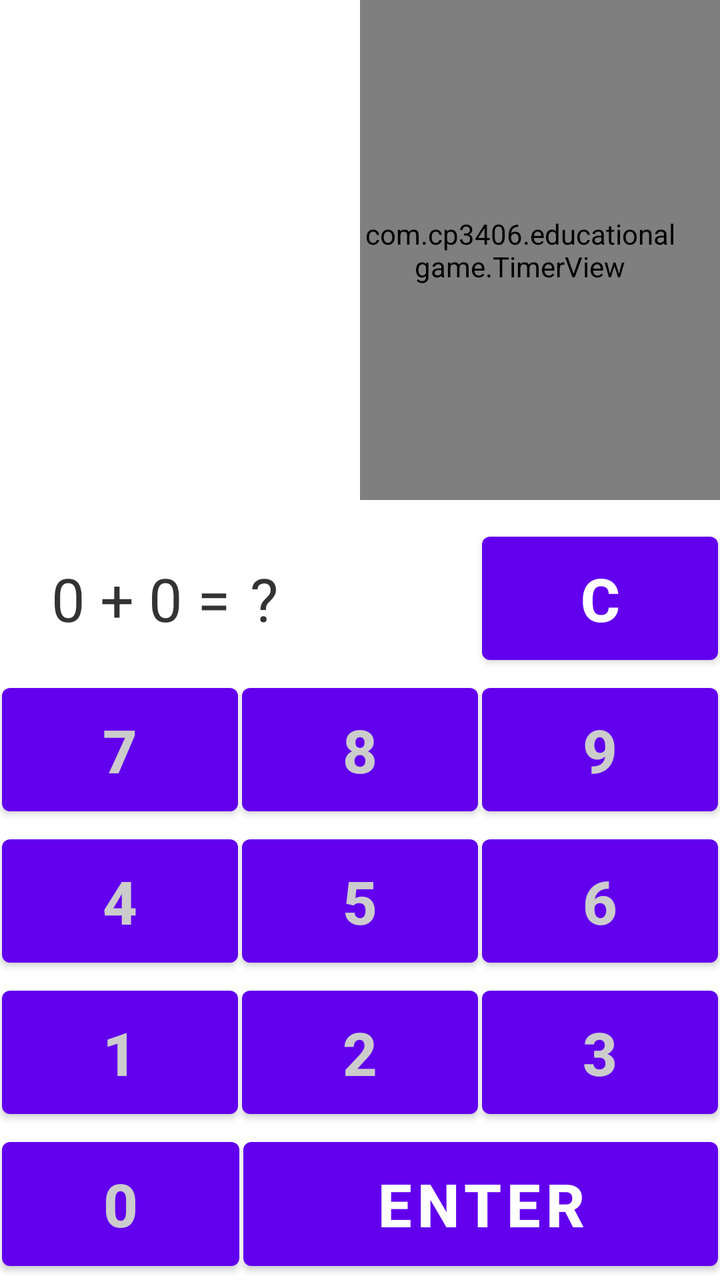
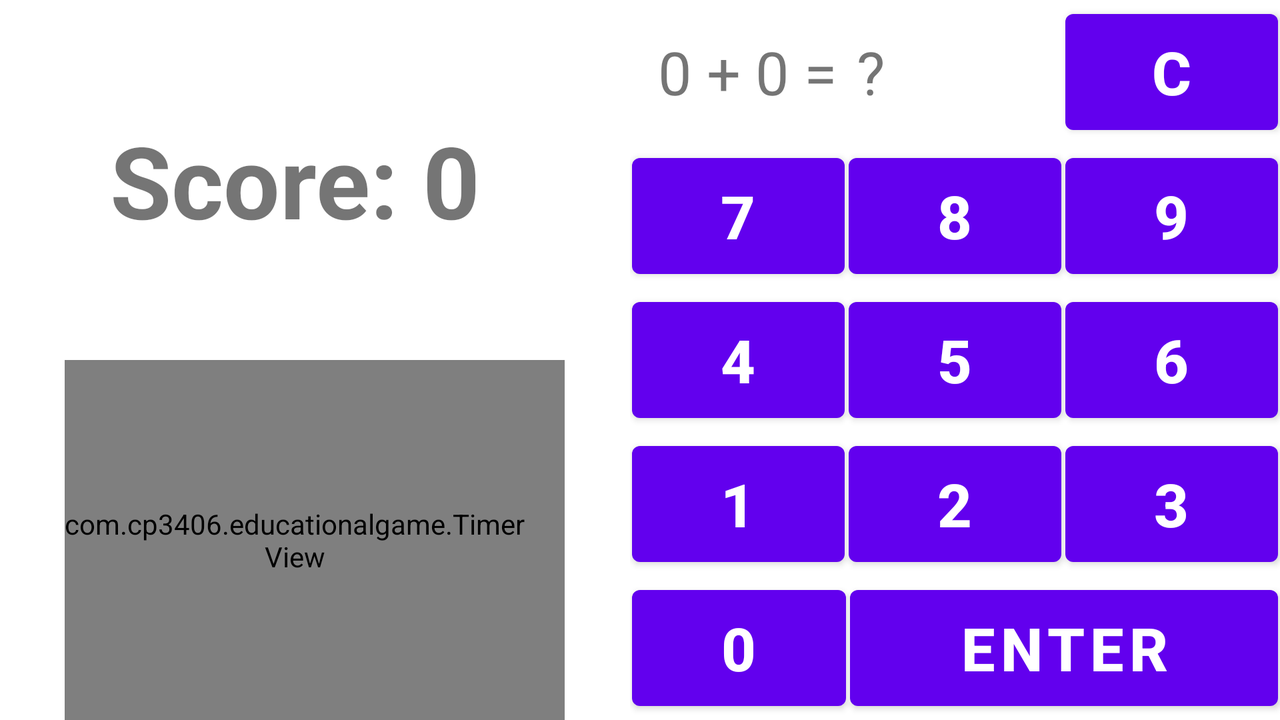

First picture: res/layout/ on a phone held upright. Second picture: the repository's own variant of that layout, on a device whose configuration matches the variant's folder. Source for both follows.
<!-- AndroidManifest.xml: application theme Theme.EducationalGame -->
<!-- res/layout/activity_play.xml -->
<androidx.appcompat.widget.LinearLayoutCompat xmlns:android="http://schemas.android.com/apk/res/android"
    android:layout_width="match_parent"
    android:layout_height="match_parent"
    xmlns:app="http://schemas.android.com/apk/res-auto"
    android:orientation="vertical">
    <LinearLayout
        android:layout_width="fill_parent"
        android:layout_height="wrap_content"
        android:layout_weight="1"
        android:orientation="horizontal">

        <TextView
            android:id="@+id/score"
            android:layout_width="0dp"
            android:layout_height="wrap_content"
            android:layout_weight="1"
            android:gravity="center|start"
            android:paddingStart="0dp"
            android:paddingEnd="20dp"
            android:text="@string/inital_score"
            android:textColor="#ffffffff"
            android:textSize="20sp"
            android:textStyle="bold" />

        <com.cp3406.educationalgame.TimerView
            android:id="@+id/timer"
            android:layout_width="0dp"
            android:layout_height="250sp"
            android:layout_weight="1"
            android:gravity="center|end"
            android:paddingEnd="20dp"
            android:textColor="#ffffffff"
            android:textSize="20sp"
            android:textStyle="bold"
            app:progress="35"
            app:progressBarThickness="8sp"/>

    </LinearLayout>

    <LinearLayout
        android:layout_width="fill_parent"
        android:layout_height="wrap_content"
        android:layout_weight="1"
        android:orientation="horizontal" >

        <TextView
            android:id="@+id/question"
            android:layout_width="0dp"
            android:layout_height="match_parent"
            android:layout_marginBottom="2dp"
            android:layout_marginStart="2dp"
            android:layout_marginTop="2dp"
            android:layout_weight="1"
            android:background="#ffffffff"
            android:gravity="center|end"
            android:padding="5dp"
            android:text="@string/initial_question"
            android:textColor="#ff333333"
            android:textSize="30sp" />

        <TextView
            android:id="@+id/answer"
            android:layout_width="0dp"
            android:layout_height="match_parent"
            android:layout_marginBottom="2dp"
            android:layout_marginEnd="2dp"
            android:layout_marginTop="2dp"
            android:layout_weight="1"
            android:background="#ffffffff"
            android:gravity="center|start"
            android:padding="5dp"
            android:text="@string/initial_answer"
            android:textColor="#ff333333"
            android:textSize="30sp" />

        <Button
            android:id="@+id/clear"
            android:layout_width="0dp"
            android:layout_height="match_parent"
            android:layout_margin="1dp"
            android:layout_weight="1"
            android:gravity="center"
            android:padding="5dp"
            android:text="@string/clear"
            android:textColor="#FFFFFF"
            android:textSize="30sp"
            android:textStyle="bold" />
    </LinearLayout>

    <LinearLayout
        android:layout_width="fill_parent"
        android:layout_height="wrap_content"
        android:layout_weight="1"
        android:orientation="horizontal" >

        <Button
            android:id="@+id/btn7"
            android:layout_width="0dp"
            android:layout_height="match_parent"
            android:layout_margin="1dp"
            android:layout_weight="1"
            android:gravity="center"
            android:padding="5dp"
            android:tag="7"
            android:text="@string/_7"
            android:textColor="#ffcccccc"
            android:textSize="30sp"
            android:textStyle="bold" />

        <Button
            android:id="@+id/btn8"
            android:layout_width="0dp"
            android:layout_height="match_parent"
            android:layout_margin="1dp"
            android:layout_weight="1"
            android:gravity="center"
            android:padding="5dp"
            android:tag="8"
            android:text="@string/_8"
            android:textColor="#ffcccccc"
            android:textSize="30sp"
            android:textStyle="bold" />

        <Button
            android:id="@+id/btn9"
            android:layout_width="0dp"
            android:layout_height="match_parent"
            android:layout_margin="1dp"
            android:layout_weight="1"
            android:gravity="center"
            android:padding="5dp"
            android:tag="9"
            android:text="@string/_9"
            android:textColor="#ffcccccc"
            android:textSize="30sp"
            android:textStyle="bold" />
    </LinearLayout>

    <LinearLayout
        android:layout_width="fill_parent"
        android:layout_height="wrap_content"
        android:layout_weight="1"
        android:orientation="horizontal" >

        <Button
            android:id="@+id/btn4"
            android:layout_width="0dp"
            android:layout_height="match_parent"
            android:layout_margin="1dp"
            android:layout_weight="1"
            android:gravity="center"
            android:padding="5dp"
            android:tag="4"
            android:text="@string/_4"
            android:textColor="#ffcccccc"
            android:textSize="30sp"
            android:textStyle="bold" />

        <Button
            android:id="@+id/btn5"
            android:layout_width="0dp"
            android:layout_height="match_parent"
            android:layout_margin="1dp"
            android:layout_weight="1"
            android:gravity="center"
            android:padding="5dp"
            android:tag="5"
            android:text="@string/_5"
            android:textColor="#ffcccccc"
            android:textSize="30sp"
            android:textStyle="bold" />

        <Button
            android:id="@+id/btn6"
            android:layout_width="0dp"
            android:layout_height="match_parent"
            android:layout_margin="1dp"
            android:layout_weight="1"
            android:gravity="center"
            android:padding="5dp"
            android:tag="6"
            android:text="@string/_6"
            android:textColor="#ffcccccc"
            android:textSize="30sp"
            android:textStyle="bold" />
    </LinearLayout>

    <LinearLayout
        android:layout_width="fill_parent"
        android:layout_height="wrap_content"
        android:layout_weight="1"
        android:orientation="horizontal" >

        <Button
            android:id="@+id/btn1"
            android:layout_width="0dp"
            android:layout_height="match_parent"
            android:layout_margin="1dp"
            android:layout_weight="1"
            android:gravity="center"
            android:padding="5dp"
            android:tag="1"
            android:text="@string/_1"
            android:textColor="#ffcccccc"
            android:textSize="30sp"
            android:textStyle="bold" />

        <Button
            android:id="@+id/btn2"
            android:layout_width="0dp"
            android:layout_height="match_parent"
            android:layout_margin="1dp"
            android:layout_weight="1"
            android:gravity="center"
            android:padding="5dp"
            android:tag="2"
            android:text="@string/_2"
            android:textColor="#ffcccccc"
            android:textSize="30sp"
            android:textStyle="bold" />

        <Button
            android:id="@+id/btn3"
            android:layout_width="0dp"
            android:layout_height="match_parent"
            android:layout_margin="1dp"
            android:layout_weight="1"
            android:gravity="center"
            android:padding="5dp"
            android:tag="3"
            android:text="@string/_3"
            android:textColor="#ffcccccc"
            android:textSize="30sp"
            android:textStyle="bold" />
    </LinearLayout>

    <LinearLayout
        android:layout_width="fill_parent"
        android:layout_height="wrap_content"
        android:layout_weight="1"
        android:orientation="horizontal" >

        <Button
            android:id="@+id/btn0"
            android:layout_width="0dp"
            android:layout_height="match_parent"
            android:layout_margin="1dp"
            android:layout_weight="1"
            android:gravity="center"
            android:padding="5dp"
            android:tag="0"
            android:text="@string/_0"
            android:textColor="#ffcccccc"
            android:textSize="30sp"
            android:textStyle="bold" />

        <Button
            android:id="@+id/enter"
            android:layout_width="0dp"
            android:layout_height="match_parent"
            android:layout_margin="1dp"
            android:layout_weight="2"
            android:gravity="center"
            android:padding="5dp"
            android:text="@string/enter"
            android:textColor="#FFFFFF"
            android:textSize="30sp"
            android:textStyle="bold" />
    </LinearLayout>
</androidx.appcompat.widget.LinearLayoutCompat>
<!-- resources referenced by this layout -->
<resources>
  <string name="_0">0</string>
  <string name="_1">1</string>
  <string name="_2">2</string>
  <string name="_3">3</string>
  <string name="_4">4</string>
  <string name="_5">5</string>
  <string name="_6">6</string>
  <string name="_7">7</string>
  <string name="_8">8</string>
  <string name="_9">9</string>
  <string name="clear">C</string>
  <string name="enter">Enter</string>
  <string name="inital_score">Score: 0</string>
  <string name="initial_answer">\?</string>
  <string name="initial_question">0 + 0 =</string>
  <style name="Theme.EducationalGame" parent="Theme.MaterialComponents.DayNight.DarkActionBar">
          
          <item name="colorPrimary">@color/purple_500</item>
          <item name="colorPrimaryVariant">@color/purple_700</item>
          <item name="colorOnPrimary">@color/white</item>
          
          <item name="colorSecondary">@color/teal_200</item>
          <item name="colorSecondaryVariant">@color/teal_700</item>
          <item name="colorOnSecondary">@color/black</item>
          
          <item name="android:statusBarColor" tools:targetApi="l">?attr/colorPrimaryVariant</item>
          
      </style>
  <color name="purple_500">#FF6200EE</color>
  <color name="purple_700">#698008B3</color>
  <color name="white">#FFFFFFFF</color>
  <color name="teal_200">#FF03DAC5</color>
  <color name="teal_700">#FF018786</color>
  <color name="black">#FF000000</color>
</resources>
<!-- res/layout-land/activity_play.xml (the repository's variant of the layout above) -->
<!-- drawn on the phone turned sideways -->
<androidx.appcompat.widget.LinearLayoutCompat xmlns:android="http://schemas.android.com/apk/res/android"
    xmlns:tools="http://schemas.android.com/tools"
    android:layout_width="match_parent"
    android:layout_height="match_parent"
    xmlns:app="http://schemas.android.com/apk/res-auto"
    android:orientation="horizontal">
    <LinearLayout
        android:layout_width="wrap_content"
        android:layout_height="match_parent"
        android:layout_weight="1"
        android:orientation="vertical">

        <TextView
            android:id="@+id/score"
            android:layout_width="wrap_content"
            android:layout_height="0dp"
            android:layout_weight="1"
            android:gravity="center"
            android:layout_gravity="center"
            android:paddingStart="0dp"
            android:paddingEnd="20dp"
            android:text="@string/inital_score"
            android:textSize="50sp"
            android:textStyle="bold" />

        <com.cp3406.educationalgame.TimerView
            android:id="@+id/timer"
            android:layout_width="250sp"
            android:layout_height="0dp"
            android:layout_weight="1"
            android:layout_gravity="center"
            android:paddingEnd="20dp"
            android:paddingStart="0dp"
            android:textSize="20sp"
            android:textStyle="bold"
            app:progress="35"
            app:progressBarThickness="8sp"
            app:progressbarColor="@color/design_default_color_primary"/>

    </LinearLayout>

    <LinearLayout
        android:layout_width="0dp"
        android:layout_height="match_parent"
        android:layout_weight="5"
        android:orientation="vertical">
        <LinearLayout
            android:layout_width="fill_parent"
            android:layout_height="wrap_content"
            android:layout_weight="1"
            android:orientation="horizontal" >

            <TextView
                android:id="@+id/question"
                android:layout_width="0dp"
                android:layout_height="match_parent"
                android:layout_marginBottom="2dp"
                android:layout_marginStart="2dp"
                android:layout_marginTop="2dp"
                android:layout_weight="1"
                android:gravity="center|end"
                android:padding="5dp"
                android:text="@string/initial_question"
                android:textSize="30sp" />

            <TextView
                android:id="@+id/answer"
                android:layout_width="0dp"
                android:layout_height="match_parent"
                android:layout_marginBottom="2dp"
                android:layout_marginEnd="2dp"
                android:layout_marginTop="2dp"
                android:layout_weight="1"
                android:gravity="center|start"
                android:padding="5dp"
                android:text="@string/initial_answer"
                android:textSize="30sp" />

            <Button
                android:id="@+id/clear"
                android:layout_width="0dp"
                android:layout_height="match_parent"
                android:layout_margin="1dp"
                android:layout_weight="1"
                android:gravity="center"
                android:padding="5dp"
                android:text="@string/clear"
                android:textSize="30sp"
                android:textStyle="bold" />
        </LinearLayout>

        <LinearLayout
            android:layout_width="fill_parent"
            android:layout_height="wrap_content"
            android:layout_weight="1"
            android:orientation="horizontal" >

            <Button
                android:id="@+id/btn7"
                android:layout_width="0dp"
                android:layout_height="match_parent"
                android:layout_margin="1dp"
                android:layout_weight="1"
                android:gravity="center"
                android:padding="5dp"
                android:tag="7"
                android:text="@string/_7"
                android:textSize="30sp"
                android:textStyle="bold"
                tools:ignore="ButtonStyle" />

            <Button
                android:id="@+id/btn8"
                android:layout_width="0dp"
                android:layout_height="match_parent"
                android:layout_margin="1dp"
                android:layout_weight="1"
                android:gravity="center"
                android:padding="5dp"
                android:tag="8"
                android:text="@string/_8"
                android:textSize="30sp"
                android:textStyle="bold"
                tools:ignore="ButtonStyle"/>

            <Button
                android:id="@+id/btn9"
                android:layout_width="0dp"
                android:layout_height="match_parent"
                android:layout_margin="1dp"
                android:layout_weight="1"
                android:gravity="center"
                android:padding="5dp"
                android:tag="9"
                android:text="@string/_9"
                android:textSize="30sp"
                android:textStyle="bold"
                tools:ignore="ButtonStyle"/>
        </LinearLayout>

        <LinearLayout
            android:layout_width="fill_parent"
            android:layout_height="wrap_content"
            android:layout_weight="1"
            android:orientation="horizontal" >

            <Button
                android:id="@+id/btn4"
                android:layout_width="0dp"
                android:layout_height="match_parent"
                android:layout_margin="1dp"
                android:layout_weight="1"
                android:gravity="center"
                android:padding="5dp"
                android:tag="4"
                android:text="@string/_4"
                android:textSize="30sp"
                android:textStyle="bold"
                tools:ignore="ButtonStyle"/>

            <Button
                android:id="@+id/btn5"
                android:layout_width="0dp"
                android:layout_height="match_parent"
                android:layout_margin="1dp"
                android:layout_weight="1"
                android:gravity="center"
                android:padding="5dp"
                android:tag="5"
                android:text="@string/_5"
                android:textSize="30sp"
                android:textStyle="bold"
                tools:ignore="ButtonStyle"/>

            <Button
                android:id="@+id/btn6"
                android:layout_width="0dp"
                android:layout_height="match_parent"
                android:layout_margin="1dp"
                android:layout_weight="1"
                android:gravity="center"
                android:padding="5dp"
                android:tag="6"
                android:text="@string/_6"
                android:textSize="30sp"
                android:textStyle="bold"
                tools:ignore="ButtonStyle"/>
        </LinearLayout>

        <LinearLayout
            android:layout_width="fill_parent"
            android:layout_height="wrap_content"
            android:layout_weight="1"
            android:orientation="horizontal" >

            <Button
                android:id="@+id/btn1"
                android:layout_width="0dp"
                android:layout_height="match_parent"
                android:layout_margin="1dp"
                android:layout_weight="1"
                android:gravity="center"
                android:padding="5dp"
                android:tag="1"
                android:text="@string/_1"
                android:textSize="30sp"
                android:textStyle="bold"
                tools:ignore="ButtonStyle"/>

            <Button
                android:id="@+id/btn2"
                android:layout_width="0dp"
                android:layout_height="match_parent"
                android:layout_margin="1dp"
                android:layout_weight="1"
                android:gravity="center"
                android:padding="5dp"
                android:tag="2"
                android:text="@string/_2"
                android:textSize="30sp"
                android:textStyle="bold"
                tools:ignore="ButtonStyle"/>

            <Button
                android:id="@+id/btn3"
                android:layout_width="0dp"
                android:layout_height="match_parent"
                android:layout_margin="1dp"
                android:layout_weight="1"
                android:gravity="center"
                android:padding="5dp"
                android:tag="3"
                android:text="@string/_3"
                android:textSize="30sp"
                android:textStyle="bold"
                tools:ignore="ButtonStyle"/>
        </LinearLayout>

        <LinearLayout
            android:layout_width="fill_parent"
            android:layout_height="wrap_content"
            android:layout_weight="1"
            android:orientation="horizontal" >

            <Button
                android:id="@+id/btn0"
                android:layout_width="0dp"
                android:layout_height="match_parent"
                android:layout_margin="1dp"
                android:layout_weight="1"
                android:gravity="center"
                android:padding="5dp"
                android:tag="0"
                android:text="@string/_0"
                android:textSize="30sp"
                android:textStyle="bold"
                tools:ignore="ButtonStyle"/>

            <Button
                android:id="@+id/enter"
                android:layout_width="0dp"
                android:layout_height="match_parent"
                android:layout_margin="1dp"
                android:layout_weight="2"
                android:gravity="center"
                android:padding="5dp"
                android:text="@string/enter"
                android:textSize="30sp"
                android:textStyle="bold"
                tools:ignore="ButtonStyle"/>
        </LinearLayout>

    </LinearLayout>
</androidx.appcompat.widget.LinearLayoutCompat>
